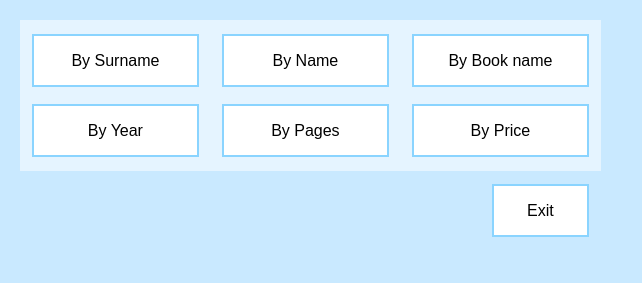
<?xml version="1.0" encoding="UTF-8"?>
<ui version="4.0">
 <class>SortWindow</class>
 <widget class="QDialog" name="SortWindow">
  <property name="geometry">
   <rect>
    <x>0</x>
    <y>0</y>
    <width>642</width>
    <height>283</height>
   </rect>
  </property>
  <property name="windowTitle">
   <string>Sorting list</string>
  </property>
  <property name="styleSheet">
   <string notr="true">background : #c9e9ff</string>
  </property>
  <widget class="QPushButton" name="SortSurnameButton">
   <property name="geometry">
    <rect>
     <x>30</x>
     <y>30</y>
     <width>171</width>
     <height>61</height>
    </rect>
   </property>
   <property name="styleSheet">
    <string notr="true">QPushButton#SortSurnameButton{ 
  background-color: white; 
  color: black; 
  border: 2px solid #8ad4ff;
  padding: 16px 32px;
  text-align: center;
  text-decoration: none;
  display: inline-block;
  font-size: 16px;
  margin: 4px 2px;
  cursor: pointer;
}
QPushButton#SortSurnameButton {
  background-color: white; 
  color: black; 
  border: 2px solid #8ad4ff;
 }
 QPushButton#SortSurnameButton:hover {
	background-color: #8ad4ff;
	color: white;
 }
 QPushButton#SortSurnameButton:pressed {
  background-color: white; 
  color: black; 
  border: 2px solid #8ad4ff;
 }</string>
   </property>
   <property name="text">
    <string>By Surname</string>
   </property>
  </widget>
  <widget class="QPushButton" name="SortBookameButton">
   <property name="geometry">
    <rect>
     <x>410</x>
     <y>30</y>
     <width>181</width>
     <height>61</height>
    </rect>
   </property>
   <property name="styleSheet">
    <string notr="true">QPushButton#SortBookameButton{ 
  background-color: white; 
  color: black; 
  border: 2px solid #8ad4ff;
  padding: 16px 32px;
  text-align: center;
  text-decoration: none;
  display: inline-block;
  font-size: 16px;
  margin: 4px 2px;
  cursor: pointer;
}
QPushButton#SortBookameButton {
  background-color: white; 
  color: black; 
  border: 2px solid #8ad4ff;
 }
 QPushButton#SortBookameButton:hover {
	background-color: #8ad4ff;
	color: white;
 }
 QPushButton#SortBookameButton:pressed {
  background-color: white; 
  color: black; 
  border: 2px solid #8ad4ff;
 }</string>
   </property>
   <property name="text">
    <string>By Book name</string>
   </property>
  </widget>
  <widget class="QPushButton" name="SortNameButton">
   <property name="geometry">
    <rect>
     <x>220</x>
     <y>30</y>
     <width>171</width>
     <height>61</height>
    </rect>
   </property>
   <property name="styleSheet">
    <string notr="true">QPushButton#SortNameButton{ 
  background-color: white; 
  color: black; 
  border: 2px solid #8ad4ff;
  padding: 16px 32px;
  text-align: center;
  text-decoration: none;
  display: inline-block;
  font-size: 16px;
  margin: 4px 2px;
  cursor: pointer;
}
QPushButton#SortNameButton {
  background-color: white; 
  color: black; 
  border: 2px solid #8ad4ff;
 }
 QPushButton#SortNameButton:hover {
	background-color: #8ad4ff;
	color: white;
 }
 QPushButton#SortNameButton:pressed {
  background-color: white; 
  color: black; 
  border: 2px solid #8ad4ff;
 }</string>
   </property>
   <property name="text">
    <string>By Name</string>
   </property>
  </widget>
  <widget class="QPushButton" name="SortYearButton">
   <property name="geometry">
    <rect>
     <x>30</x>
     <y>100</y>
     <width>171</width>
     <height>61</height>
    </rect>
   </property>
   <property name="styleSheet">
    <string notr="true">QPushButton#SortYearButton{ 
  background-color: white; 
  color: black; 
  border: 2px solid #8ad4ff;
  padding: 16px 32px;
  text-align: center;
  text-decoration: none;
  display: inline-block;
  font-size: 16px;
  margin: 4px 2px;
  cursor: pointer;
}
QPushButton#SortYearButton {
  background-color: white; 
  color: black; 
  border: 2px solid #8ad4ff;
 }
 QPushButton#SortYearButton:hover {
	background-color: #8ad4ff;
	color: white;
 }
 QPushButton#SortYearButton:pressed {
  background-color: white; 
  color: black; 
  border: 2px solid #8ad4ff;
 }</string>
   </property>
   <property name="text">
    <string>By Year</string>
   </property>
  </widget>
  <widget class="QPushButton" name="SortPagesButton">
   <property name="geometry">
    <rect>
     <x>220</x>
     <y>100</y>
     <width>171</width>
     <height>61</height>
    </rect>
   </property>
   <property name="styleSheet">
    <string notr="true">QPushButton#SortPagesButton{ 
  background-color: white; 
  color: black; 
  border: 2px solid #8ad4ff;
  padding: 16px 32px;
  text-align: center;
  text-decoration: none;
  display: inline-block;
  font-size: 16px;
  margin: 4px 2px;
  cursor: pointer;
}
QPushButton#SortPagesButton {
  background-color: white; 
  color: black; 
  border: 2px solid #8ad4ff;
 }
 QPushButton#SortPagesButton:hover {
	background-color: #8ad4ff;
	color: white;
 }
 QPushButton#SortPagesButton:pressed {
  background-color: white; 
  color: black; 
  border: 2px solid #8ad4ff;
 }</string>
   </property>
   <property name="text">
    <string>By Pages</string>
   </property>
  </widget>
  <widget class="QPushButton" name="SortPriceButton">
   <property name="geometry">
    <rect>
     <x>410</x>
     <y>100</y>
     <width>181</width>
     <height>61</height>
    </rect>
   </property>
   <property name="styleSheet">
    <string notr="true">QPushButton#SortPriceButton{ 
  background-color: white; 
  color: black; 
  border: 2px solid #8ad4ff;
  padding: 16px 32px;
  text-align: center;
  text-decoration: none;
  display: inline-block;
  font-size: 16px;
  margin: 4px 2px;
  cursor: pointer;
}
QPushButton#SortPriceButton {
  background-color: white; 
  color: black; 
  border: 2px solid #8ad4ff;
 }
 QPushButton#SortPriceButton:hover {
	background-color: #8ad4ff;
	color: white;
 }
 QPushButton#SortPriceButton:pressed {
  background-color: white; 
  color: black; 
  border: 2px solid #8ad4ff;
 }</string>
   </property>
   <property name="text">
    <string>By Price</string>
   </property>
  </widget>
  <widget class="QPushButton" name="ExitButton">
   <property name="geometry">
    <rect>
     <x>490</x>
     <y>180</y>
     <width>101</width>
     <height>61</height>
    </rect>
   </property>
   <property name="styleSheet">
    <string notr="true">QPushButton#ExitButton{ 
  background-color: white; 
  color: black; 
  border: 2px solid #8ad4ff;
  padding: 16px 32px;
  text-align: center;
  text-decoration: none;
  display: inline-block;
  font-size: 16px;
  margin: 4px 2px;
  cursor: pointer;
}
QPushButton#ExitButton {
  background-color: white; 
  color: black; 
  border: 2px solid #8ad4ff;
 }
 QPushButton#ExitButton:hover {
	background-color: #8ad4ff;
	color: white;
 }
 QPushButton#ExitButton:pressed {
  background-color: white; 
  color: black; 
  border: 2px solid #8ad4ff;
 }</string>
   </property>
   <property name="text">
    <string>Exit</string>
   </property>
  </widget>
  <widget class="QLabel" name="label">
   <property name="geometry">
    <rect>
     <x>20</x>
     <y>20</y>
     <width>581</width>
     <height>151</height>
    </rect>
   </property>
   <property name="styleSheet">
    <string notr="true">background-color: #e5f4ff</string>
   </property>
   <property name="text">
    <string/>
   </property>
  </widget>
  <zorder>label</zorder>
  <zorder>SortSurnameButton</zorder>
  <zorder>SortBookameButton</zorder>
  <zorder>SortNameButton</zorder>
  <zorder>SortYearButton</zorder>
  <zorder>SortPagesButton</zorder>
  <zorder>SortPriceButton</zorder>
  <zorder>ExitButton</zorder>
 </widget>
 <resources/>
 <connections/>
</ui>
